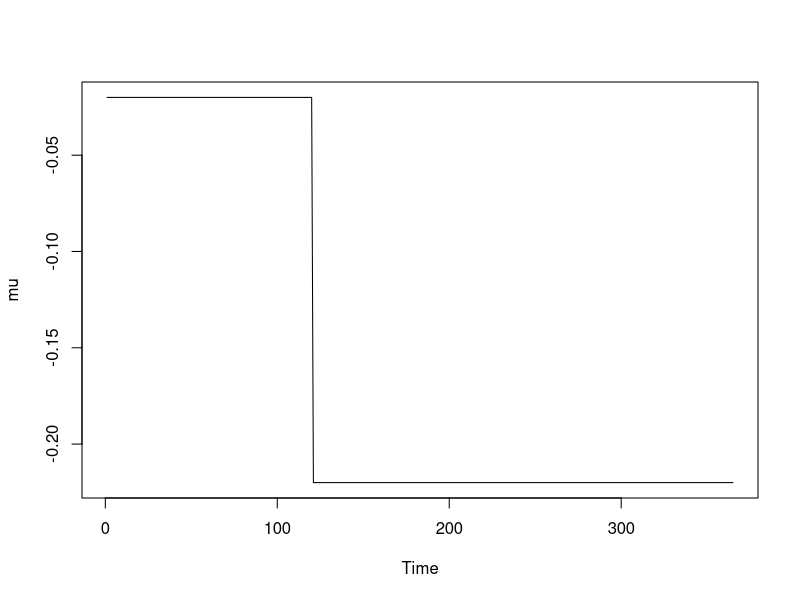
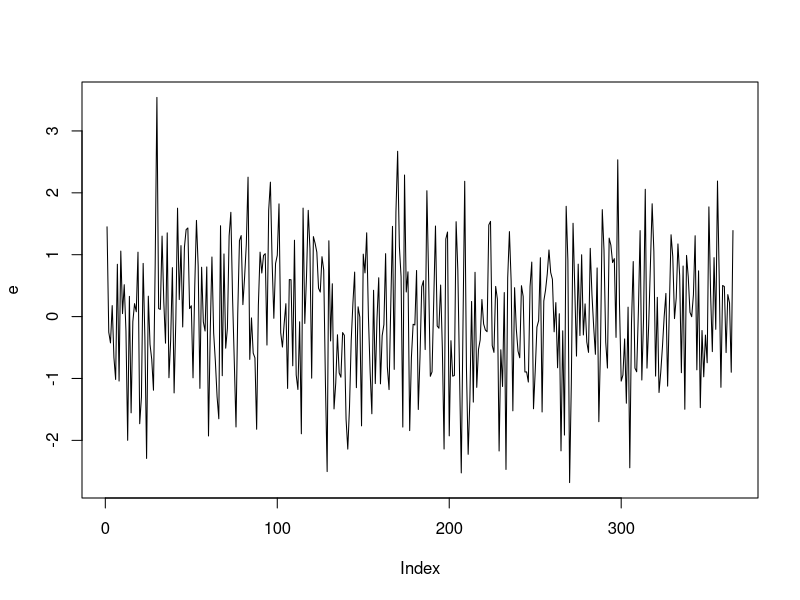

Reproduce these figures in R, in order. (Note: this script raises an error after producing the figures.)
## ---- chunk 1
#Generating OU process-method 1
rm(list=ls())
require(deSolve)
set.seed(533)


#Simulate an O-U Process
ornstein_uhlenbeck <- function(n,theta,sigma,x0,lens,mu,e){
  dt <- 1
  x<-vector(length=lens)
  for (i in 1:n) {
    if (i==1){x[i]=x0}
    else{
      x[i]  <-  x[i-1] + theta*(mu[i-1]-x[i-1])*dt + sigma*e[i-1]}
  }
  
  return(x)
}
tims=365
times = 1:tims
  
  mu = vector(length=tims) 
  for (t in 1:tims) {
    if (t <= 120){
      mu[t]=-0.02      }                    #No lock-down policy
    else {mu[t]=-0.2-0.02 }                 #Lock-down policy
  }
  mu = ts(mu)
  plot(mu,type='l')
  e = rnorm(n = length(times) , sd = 1)
  plot(e,type='l')
  x = ornstein_uhlenbeck(tims, theta=0.05, sigma=sqrt(0.004), x0=0, tims,mu,e)
  plot(x,type='p',ylab=TeX(r"(OU process $X_{t}$)"),xlab="Time",col="darkred",main=TeX(r"(Generated OU process: $\theta=0.05$, $sigma=sqrt(0.004)$, $x_{0}=0$)"))
  lines(x,col="darkblue")
beta<- exp(x)
plot(beta,type='p',ylab=TeX(r"(Transmission rate $\beta$)"),xlab="time",col="darkred",main="COVIDOU model generated transmission rate")
lines(beta,col="darkblue")
  
## ---- chunk 2
#OU generation method 1-web check 1
#simulate 10 paths on interval [0,1] with 100 ts points
rm(list=ls())
require(deSolve)
# set.seed(541)
tims=1
times<-seq(0.01,1,1/100) 

e <- rnorm(n = 100 ,mean=0, sd = sqrt(1/100))
plot(e,type='l')

ornstein_uhlenbeck <- function(T,n,theta,sigma,x0,lens,mu,e){
  dt <- T/n
  x<-vector(length=lens)
  for (i in 1:n) {
    if (i==1){x[i]=x0}
    else{
      x[i]  <-  x[i-1] + theta*(mu-x[i-1])*dt + sigma*e[i-1]}
  }
  
  return(x)
}

ou<-replicate(n=10, ornstein_uhlenbeck(T=1,n=100,theta=1,sigma=0.5, x0=2, lens=100,mu=10,rnorm(n = 100 , sd = sqrt(1/100))))
tim<-replicate(n=10,times)
ous = ncol(ou)

for (i in 1:ous) {
  if (i == 1){
    plot(ou[,1], col=rainbow(1)[1], type = "l",
         ylim = c(min(ou), max(ou)),
         xlab = 'Time points', ylab = expression(X(t)),main="Ornstein Uhlenbeck process Monte Carlo tirals")
  }
  else{
    lines(ou[,i], col=rainbow(9)[i-1])
  }
}

## ---- chunk 3
#OU generation method 1-web check 2
#simulate 50 paths on interval [0,5] with 100 ts points
rm(list=ls())
require(deSolve)
# set.seed(541)
tims=5
times<-seq(0.05,5,5/100) 

e <- rnorm(n = 100 ,mean=0, sd = sqrt(5/100))
plot(e,type='l')

ornstein_uhlenbeck <- function(T,n,theta,sigma,x0,lens,mu,e){
  dt <- T/n
  x<-vector(length=lens)
  for (i in 1:n) {
    if (i==1){x[i]=x0}
    else{
      x[i]  <-  x[i-1] + theta*(mu-x[i-1])*dt + sigma*e[i-1]}
  }
  
  return(x)
}

ou<-replicate(n=50, ornstein_uhlenbeck(T=5,n=100,theta=1,sigma=0.5, x0=2, lens=100,mu=10,rnorm(n = 100 , sd = sqrt(5/100))))
tim<-replicate(n=50,times)
ous = ncol(ou)

for (i in 1:ous) {
  if (i == 1){
    plot(ou[,1], col=rainbow(1)[1], type = "l",
         ylim = c(min(ou), max(ou)),
         xlab = 'Time points', ylab = expression(X(t)),main="Ornstein Uhlenbeck process Monte Carlo tirals")
  }
  else{
    lines(ou[,i], col = rainbow(49)[i-1])
  }
}
# for (i in 1:ous) {
#   if (i == 1){
#     plot(ou[,1], col="darkseagreen", type = "l",
#          ylim = c(min(ou), max(ou)),
#          xlab = 'Time points', ylab = expression(X(t)),main="Ornstein Uhlenbeck process Monte Carlo tirals")
#   }
#   else{
#     lines(ou[,i], col="darkseagreen")
#   }
# }
## ---- chunk 4
#OU generation method 1-web check 3-long term behaviour
#simulate 100 paths on interval [0,1] with 100 ts points
rm(list=ls())
require(deSolve)
# set.seed(541)
tims=1
times<-seq(0.01,1,1/100) 

e <- rnorm(n = 100 ,mean=0, sd = sqrt(1/100))
plot(e,type='l')

ornstein_uhlenbeck <- function(T,n,theta,sigma,x0,lens,mu,e){
  dt <- T/n
  x<-vector(length=lens)
  for (i in 1:n) {
    if (i==1){x[i]=x0}
    else{
      x[i]  <-  x[i-1] + theta*(mu-x[i-1])*dt + sigma*e[i-1]}
  }
  
  return(x)
}

ou<-replicate(n=100, ornstein_uhlenbeck(T=1,n=100,theta=1,sigma=2, x0=1, lens=100,mu=10,rnorm(n = 100 , sd = sqrt(1/100))))
tim<-replicate(n=10,times)
ous = ncol(ou)
ou_mean=apply(ou,1,mean)
for (i in 1:ous) {
  if (i == 1){
    plot(ou[,1], col=rainbow(1)[1], type = "l",
         ylim = c(min(ou), max(ou)),
         xlab = 'Time points', ylab = expression(X(t)),main="Ornstein Uhlenbeck process Monte Carlo tirals")
  }
  else{
    lines(ou[,i], col=rainbow(99)[i-1])
  }
  lines(ou_mean,col="black",type="l")
  # lines(ou_mean,col="black",lty="dotdash")
}

#OU generation method 1-web check 3.continue-long term behaviour
#simulate 100 paths on interval [0,15] with 100 ts points
tims=15
times<-seq(0.15,15,15/100) 

e <- rnorm(n = 100 ,mean=0, sd = sqrt(15/100))
plot(e,type='l')

ornstein_uhlenbeck <- function(T,n,theta,sigma,x0,lens,mu,e){
  dt <- T/n
  x<-vector(length=lens)
  for (i in 1:n) {
    if (i==1){x[i]=x0}
    else{
      x[i]  <-  x[i-1] + theta*(mu-x[i-1])*dt + sigma*e[i-1]}
  }
  
  return(x)
}

ou<-replicate(n=100, ornstein_uhlenbeck(T=15,n=100,theta=1,sigma=2, x0=1, lens=100,mu=10,rnorm(n = 100 , sd = sqrt(15/100))))
ous = ncol(ou)
ou_mean=apply(ou,1,mean)
for (i in 1:ous) {
  if (i == 1){
    plot(ou[,1], col=rainbow(1)[1], type = "l",
         ylim = c(min(ou), max(ou)),
         xlab = 'Time points', ylab = expression(X(t)),main="Ornstein Uhlenbeck process Monte Carlo tirals")
  }
  else{
    lines(ou[,i], col=rainbow(99)[i-1])
  }
  lines(ou_mean,col="black",type="l")
  # lines(ou_mean,col="black",lty="dotdash")
}
## ---- chunk 5
#OU generation method 1-web check 4-Parameter theta impact on the speed of convergence
#exp1: fast converging 
#simulate 100 paths on interval [0,1] with 100 ts points: theta=5
rm(list=ls())
require(deSolve)
# set.seed(541)
tims=1
times<-seq(0.01,1,1/100) 

e <- rnorm(n = 100 ,mean=0, sd = sqrt(1/100))
plot(e,type='l')

ornstein_uhlenbeck <- function(T,n,theta,sigma,x0,lens,mu,e){
  dt <- T/n
  x<-vector(length=lens)
  for (i in 1:n) {
    if (i==1){x[i]=x0}
    else{
      x[i]  <-  x[i-1] + theta*(mu-x[i-1])*dt + sigma*e[i-1]}
  }
  
  return(x)
}

ou<-replicate(n=100, ornstein_uhlenbeck(T=1,n=100,theta=5,sigma=2, x0=1, lens=100,mu=10,rnorm(n = 100 , sd = sqrt(1/100))))
ous = ncol(ou)
ou_mean=apply(ou,1,mean)
for (i in 1:ous) {
  if (i == 1){
    plot(ou[,1], col=rainbow(1)[1], type = "l",
         ylim = c(min(ou), max(ou)),
         xlab = 'Time points', ylab = expression(X(t)),main=TeX(r"(Fast converging OU process with $\theta=5, T=1)"))
  }
  else{
    lines(ou[,i], col=rainbow(99)[i-1])
  }
  lines(ou_mean,col="black",type="l")
  # lines(ou_mean,col="black",lty="dotdash")
}

#exp2: slow converging 
#simulate 100 paths on interval [0,1] with 100 ts points: theta=0.1

tims=50
times<-seq(0.5,50,50/100) 

ornstein_uhlenbeck <- function(T,n,theta,sigma,x0,lens,mu,e){
  dt <- T/n
  x<-vector(length=lens)
  for (i in 1:n) {
    if (i==1){x[i]=x0}
    else{
      x[i]  <-  x[i-1] + theta*(mu-x[i-1])*dt + sigma*e[i-1]}
  }
  
  return(x)
}

ou<-replicate(n=100, ornstein_uhlenbeck(T=50,n=100,theta=0.1,sigma=2, x0=1, lens=100,mu=10,rnorm(n = 100 , sd = sqrt(50/100))))
ous = ncol(ou)
ou_mean=apply(ou,1,mean)
for (i in 1:ous) {
  if (i == 1){
    plot(ou[,1], col=rainbow(1)[1], type = "l",
         ylim = c(min(ou), max(ou)),
         xlab = 'Time points', ylab = expression(X(t)),main=TeX(r"(Slow converging OU process with $\theta=0.1, T=50)"))
  }
  else{
    lines(ou[,i], col=rainbow(99)[i-1])
  }
  lines(ou_mean,col="black",type="l")
  # lines(ou_mean,col="black",lty="dotdash")
}

## ---- chunk 6
#OU generation method 1-web check 5-Parameter sigma impact on the simulation volatility
#exp1: smaller variability
#simulate 100 paths on interval [0,1] with 100 ts points: sigma=0.5
rm(list=ls())
require(deSolve)
# set.seed(541)
tims=1
times<-seq(0.01,1,1/100) 

e <- rnorm(n = 100 ,mean=0, sd = sqrt(1/100))
plot(e,type='l')

ornstein_uhlenbeck <- function(T,n,theta,sigma,x0,lens,mu,e){
  dt <- T/n
  x<-vector(length=lens)
  for (i in 1:n) {
    if (i==1){x[i]=x0}
    else{
      x[i]  <-  x[i-1] + theta*(mu-x[i-1])*dt + sigma*e[i-1]}
  }
  
  return(x)
}

ou<-replicate(n=100, ornstein_uhlenbeck(T=1,n=100,theta=1,sigma=0.5, x0=1, lens=100,mu=10,rnorm(n = 100 , sd = sqrt(1/100))))
ous = ncol(ou)
ou_mean=apply(ou,1,mean)
for (i in 1:ous) {
  if (i == 1){
    plot(ou[,1], col=rainbow(1)[1], type = "l",
         ylim = c(min(ou), max(ou)),
         xlab = 'Time points', ylab = expression(X(t)),main=TeX(r"(Smaller volatility OU process with $\sigma=0.5)"))
  }
  else{
    lines(ou[,i], col=rainbow(99)[i-1])
  }
  lines(ou_mean,col="black",type="l")
  # lines(ou_mean,col="black",lty="dotdash")
}

#exp2: larger variability
#simulate 100 paths on interval [0,1] with 100 ts points: sigma=5
# set.seed(541)
tims=1

ornstein_uhlenbeck <- function(T,n,theta,sigma,x0,lens,mu,e){
  dt <- T/n
  x<-vector(length=lens)
  for (i in 1:n) {
    if (i==1){x[i]=x0}
    else{
      x[i]  <-  x[i-1] + theta*(mu-x[i-1])*dt + sigma*e[i-1]}
  }
  
  return(x)
}

ou<-replicate(n=100, ornstein_uhlenbeck(T=1,n=100,theta=1,sigma=5, x0=1, lens=100,mu=10,rnorm(n = 100 , sd = sqrt(1/100))))
ous = ncol(ou)
ou_mean=apply(ou,1,mean)
for (i in 1:ous) {
  if (i == 1){
    plot(ou[,1], col=rainbow(1)[1], type = "l",
         ylim = c(min(ou), max(ou)),
         xlab = 'Time points', ylab = expression(X(t)),main=TeX(r"(Larger volatility OU process with $\sigma=5)"))
  }
  else{
    lines(ou[,i], col=rainbow(99)[i-1])
  }
  lines(ou_mean,col="black",type="l")
  # lines(ou_mean,col="black",lty="dotdash")
}

## ---- chunk 7
#OU generation method 1-web further visualisation 
rm(list=ls())
require(deSolve)
# set.seed(541)
tims=20
times<-seq(0.1,20,20/200) 

e <- rnorm(n = 200 ,mean=0, sd = sqrt(20/200))
plot(e,type='l')

ornstein_uhlenbeck <- function(T,n,theta,sigma,x0,lens,mu,e){
  dt <- T/n
  x<-vector(length=lens)
  for (i in 1:n) {
    if (i==1){x[i]=x0}
    else{
      x[i]  <-  x[i-1] + theta*(mu-x[i-1])*dt + sigma*e[i-1]}
  }
  
  return(x)
}

ou<-replicate(n=200, ornstein_uhlenbeck(T=20,n=200,theta=0.5,sigma=2, x0=1, lens=200,mu=-10,rnorm(n = 200 , sd = sqrt(20/200))))
ous = ncol(ou)
ou_mean=apply(ou,1,mean)
for (i in 1:ous) {
  if (i == 1){
    plot(ou[,1], col=rainbow(1)[1], type = "l",
         ylim = c(min(ou), max(ou)),
         xlab = 'Time points', ylab = expression(X(t)),main=TeX(r"(Negative mean reversion OU process with $\mu=-10)"))
  }
  else{
    lines(ou[,i], col=rainbow(199)[i-1])
  }
  lines(ou_mean,col="black",type="l")
  # lines(ou_mean,col="black",lty="dotdash")
}
## ---- chunk 8
#Generating OU process-method 2: use sde solution to construct OU process

rm(list=ls())
set.seed(533)
ornstein_uhlenbeck2<- function(T,x0,theta,mu,sigma,dt){
  
  x<-vector(length=T)
  for (i in 1:T){
    if (i==1){x[i]=x0*exp(-theta*dt*i)+mu[dt*i]*(1-exp(-theta*dt*i))+
    sigma*sqrt((1-exp(-2*theta*dt*i))/(2*theta))*rnorm(1,0,1)}
    else{
  x[i] = x[i-1]*exp(-theta*dt)+mu[dt*i]*(1-exp(-theta*dt))+
    sigma*sqrt((1-exp(-2*theta*dt))/(2*theta))*rnorm(1,0,1)
    }
  }
  return(x)
}

tims=365
times = 1:tims
  
  mu = vector(length=tims) 
  for (t in 1:tims) {
    if (t <= 120){
      mu[t]=-0.02      }                    #No lock-down policy
    else {mu[t]=-0.2-0.02 }                 #Lock-down policy
  }
mu = ts(mu)
plot(mu,type='l')
# ornstein_uhlenbeck2(x0=0,theta=0.05,mu,sigma=sqrt(0.004),dt=1)

x = ornstein_uhlenbeck2(T=tims,x0=0,theta=0.05,mu,sigma=sqrt(0.004),dt=1)

plot(x,type='p',ylab=TeX(r"(OU process $X_{t}$)"),xlab="Time",col="darkred",main=TeX(r"(Generated OU process: $\theta=0.05$, $sigma=sqrt(0.004)$, $x_{0}=0$)"))
  lines(x,col="darkblue")
beta<- exp(x)
plot(beta,type='p',ylab=TeX(r"(Transmission rate $\beta$)"),xlab="time",col="darkred",main="COVIDOU model generated transmission rate")
lines(beta,col="darkblue")

## ---- chunk 9
#OU generation method 2-general case web check 1
#simulate 10 paths on interval [0,1] with 100 ts points
rm(list=ls())
require(deSolve)
# set.seed(541)
tims=1
times<-seq(0.01,1,1/100) 

#Now mu is fixed and T represents the time series points number n, in this case n=100
ornstein_uhlenbeck2<- function(T,x0,theta,mu,sigma,dt){
  
  x<-vector(length=T)
  for (i in 1:T){
    if (i==1){x[i]=x0*exp(-theta*dt*i)+mu*(1-exp(-theta*dt*i))+
    sigma*sqrt((1-exp(-2*theta*dt*i))/(2*theta))*rnorm(1,0,1)}
    else{
  x[i] = x[i-1]*exp(-theta*dt)+mu*(1-exp(-theta*dt))+
    sigma*sqrt((1-exp(-2*theta*dt))/(2*theta))*rnorm(1,0,1)
    }
  }
  return(x)
}


ou<-replicate(n=10, ornstein_uhlenbeck2(T=100,x0=2,theta=1,mu=10,sigma=0.5,dt=0.01))
ous = ncol(ou)

for (i in 1:ous) {
  if (i == 1){
    plot(ou[,1], col=rainbow(1)[1], type = "l",
         ylim = c(min(ou), max(ou)),
         xlab = 'Time points', ylab = expression(X(t)),main="Ornstein Uhlenbeck process Monte Carlo tirals")
  }
  else{
    lines(ou[,i], col=rainbow(9)[i-1])
  }
}
## ---- chunk 10
#OU generation method 2-general case web check 2
#simulate 50 paths on interval [0,5] with 100 ts points
rm(list=ls())
require(deSolve)
# set.seed(541)
tims=5
times<-seq(0.05,5,5/100) 

#Now mu is fixed and T represents the time series points number n, in this case n=100
ornstein_uhlenbeck2<- function(T,x0,theta,mu,sigma,dt){
  
  x<-vector(length=T)
  for (i in 1:T){
    if (i==1){x[i]=x0*exp(-theta*dt*i)+mu*(1-exp(-theta*dt*i))+
    sigma*sqrt((1-exp(-2*theta*dt*i))/(2*theta))*rnorm(1,0,1)}
    else{
  x[i] = x[i-1]*exp(-theta*dt)+mu*(1-exp(-theta*dt))+
    sigma*sqrt((1-exp(-2*theta*dt))/(2*theta))*rnorm(1,0,1)
    }
  }
  return(x)
}


ou<-replicate(n=50, ornstein_uhlenbeck2(T=100,x0=2,theta=1,mu=10,sigma=0.5,dt=0.05))
ous = ncol(ou)

for (i in 1:ous) {
  if (i == 1){
    plot(ou[,1], col=rainbow(1)[1], type = "l",
         ylim = c(min(ou), max(ou)),
         xlab = 'Time points', ylab = expression(X(t)),main="Ornstein Uhlenbeck process Monte Carlo tirals")
  }
  else{
    lines(ou[,i], col=rainbow(49)[i-1])
  }
}
## ---- chunk 11
#OU generation method 2-web check 3: long term behaviour
#simulate 100 paths on interval [0,1] with 100 ts points
rm(list=ls())
require(deSolve)
# set.seed(541)
tims=1
times<-seq(0.01,1,1/100) 
#Now mu is fixed and T represents the time series points number n, in this case n=100
ornstein_uhlenbeck2<- function(T,x0,theta,mu,sigma,dt){
  
  x<-vector(length=T)
  for (i in 1:T){
    if (i==1){x[i]=x0*exp(-theta*dt*i)+mu*(1-exp(-theta*dt*i))+
    sigma*sqrt((1-exp(-2*theta*dt*i))/(2*theta))*rnorm(1,0,1)}
    else{
  x[i] = x[i-1]*exp(-theta*dt)+mu*(1-exp(-theta*dt))+
    sigma*sqrt((1-exp(-2*theta*dt))/(2*theta))*rnorm(1,0,1)
    }
  }
  return(x)
}


ou<-replicate(n=100, ornstein_uhlenbeck2(T=100,x0=2,theta=1,mu=10,sigma=2,dt=0.01))
ous = ncol(ou)
ou_mean=apply(ou,1,mean)
for (i in 1:ous) {
  if (i == 1){
    plot(ou[,1], col=rainbow(1)[1], type = "l",
         ylim = c(min(ou), max(ou)),
         xlab = 'Time points', ylab = expression(X(t)),main="Ornstein Uhlenbeck process Monte Carlo tirals")
  }
  else{
    lines(ou[,i], col=rainbow(99)[i-1])
  }
  lines(ou_mean,col="black",type="l")
  # lines(ou_mean,col="black",lty="dotdash")
}
#OU generation method 1-web check 3.continue-long term behaviour
#simulate 100 paths on interval [0,15] with 100 ts points
tims=15
times<-seq(0.15,15,15/100) 
ornstein_uhlenbeck2<- function(T,x0,theta,mu,sigma,dt){
  
  x<-vector(length=T)
  for (i in 1:T){
    if (i==1){x[i]=x0*exp(-theta*dt*i)+mu*(1-exp(-theta*dt*i))+
    sigma*sqrt((1-exp(-2*theta*dt*i))/(2*theta))*rnorm(1,0,1)}
    else{
  x[i] = x[i-1]*exp(-theta*dt)+mu*(1-exp(-theta*dt))+
    sigma*sqrt((1-exp(-2*theta*dt))/(2*theta))*rnorm(1,0,1)
    }
  }
  return(x)
}


ou<-replicate(n=100, ornstein_uhlenbeck2(T=100,x0=2,theta=1,mu=10,sigma=2,dt=0.15))
ous = ncol(ou)
ou_mean=apply(ou,1,mean)
for (i in 1:ous) {
  if (i == 1){
    plot(ou[,1], col=rainbow(1)[1], type = "l",
         ylim = c(min(ou), max(ou)),
         xlab = 'Time points', ylab = expression(X(t)),main="Ornstein Uhlenbeck process Monte Carlo tirals")
  }
  else{
    lines(ou[,i], col=rainbow(99)[i-1])
  }
  lines(ou_mean,col="black",type="l")
  # lines(ou_mean,col="black",lty="dotdash")
}

## ---- chunk 12
#OU generation method 1-web further visualisation 
rm(list=ls())
require(deSolve)
# set.seed(541)
tims=20
times<-seq(0.1,20,20/200) 
#Now mu is fixed and T represents the time series points number n, in this case n=100
ornstein_uhlenbeck2<- function(T,x0,theta,mu,sigma,dt){
  
  x<-vector(length=T)
  for (i in 1:T){
    if (i==1){x[i]=x0*exp(-theta*dt*i)+mu*(1-exp(-theta*dt*i))+
    sigma*sqrt((1-exp(-2*theta*dt*i))/(2*theta))*rnorm(1,0,1)}
    else{
  x[i] = x[i-1]*exp(-theta*dt)+mu*(1-exp(-theta*dt))+
    sigma*sqrt((1-exp(-2*theta*dt))/(2*theta))*rnorm(1,0,1)
    }
  }
  return(x)
}


ou<-replicate(n=200, ornstein_uhlenbeck2(T=200,x0=1,theta=0.5,mu=-10,sigma=2,dt=0.1))
ous = ncol(ou)
ou_mean=apply(ou,1,mean)
for (i in 1:ous) {
  if (i == 1){
    plot(ou[,1], col=rainbow(1)[1], type = "l",
         ylim = c(min(ou), max(ou)),
         xlab = 'Time points', ylab = expression(X(t)),main=TeX(r"(Negative mean reversion OU process with $\mu=-10)"))
  }
  else{
    lines(ou[,i], col=rainbow(199)[i-1])
  }
  lines(ou_mean,col="black",type="l")
  # lines(ou_mean,col="black",lty="dotdash")
}
## ---- chunk 13
#Covid OU full model data generation-method 1-lognormal distribution
rm(list=ls())
require(deSolve)
set.seed(533) #533 536

N=52196381

#Simulate an O-U Process
ornstein_uhlenbeck <- function(n,theta,sigma,x0,lens,mu,e){
  dt <- 1
  x<-vector(length=lens)
  for (i in 1:n) {
    if (i==1){x[i]=x0}
    else{
      x[i]  <-  x[i-1] + theta*(mu[i-1]-x[i-1])*dt + sigma*e[i-1]}
  }
  
  return(x)
}
tims=365
times = 1:tims
  
  mu = vector(length=tims) 
  for (t in 1:tims) {
    if (t <= 120){
      mu[t]=-0.02      }                    #No lock-down policy
    else {mu[t]=-0.2-0.02 }                 #Lock-down policy
  }
  mu = ts(mu)
  plot(mu,type='l')
  e = rnorm(n = length(times) , sd = 1)
  plot(e,type='l')
  x = ornstein_uhlenbeck(tims, theta=0.05, sigma=sqrt(0.004), x0=0, tims,mu,e)
  plot(x,type='p',ylab=TeX(r"(OU process $X_{t}$)"),xlab="Time",col="darkred",main=TeX(r"(Generated OU process: $\theta=0.05$, $sigma=sqrt(0.004)$, $x_{0}=0$)"))
  lines(x,col="darkblue")
  abline(v=121, col="red")
axis(1, at=121,labels=121, col.axis="red", las=2)
# write.csv(x,"covidoudg_x1.csv")
beta<- exp(x)
plot(beta,type='p',ylab=TeX(r"(Transmission rate $\beta$)"),xlab="time",col="darkred",main="COVIDOU model generated transmission rate")
lines(beta,col="darkblue")
abline(v=121, col="red")
axis(1, at=121,labels=121, col.axis="red", las=2)
tt1 <-expression('lockdown policy start')
text(80,0.6,tt1,col="red")
# write.csv(beta,"covidoudg_beta1.csv")
#Main ODE Model
  Covid_OU <- function(time, current_state, params){
    
    with(as.list(c(current_state, params)),{
      
      N <- S+E+I+R
      dt <- 1
      dS <- -exp(x[t])*S*(E+0.1*I)/N
      dE <- exp(x[t])*S*(E+0.1*I)/N - E*(1/k+1/gamma)
      dI <- E/k-I*(1/gamma+0.0087)
      dR <- (I+E)/gamma+0.0087*I
      
      return(list(c( dt, dS, dE, dI, dR)))
    })
  }
params <- c(k=5, gamma=9,x=x)   #Trial: k=5 & gamma=5; k=7 & gamma=5

# initial_state<- c(t=1, S=S, E=E, I=I, R=R)
initial_state <- c(t=1,S=N-1, E=1, I=0, R=0)
model4 <- ode(initial_state, times, Covid_OU, params)

summary(model4)


matplot(model4, type="l", lty=1, main="Generated COVID_OU Model Trajectories",ylab="Counts", xlab="Time")
legend <- colnames(model4)[3:6]
legend("right", legend=legend, col=3:6, lty = 1)
Z1 <-model4[,4]/5

tau1 <- 0.1
Y1 <-vector(length = 365)
for (i in 1:365){
  #Y1[i]<- rlnorm(1,log(Z1[i,]/5),tau1)
  Y1[i]<- rlnorm(1,log(Z1[i]/5),tau1)
}

plot(Y1,type='p',ylab="Daily incidence Y",xlab="time",col="darkred",main="Covid_OU model generated observation with Lognormal distribution")
lines(Y1,col="darkblue")  
# write.csv(Y1,"covidoudg_y1.csv")
# write.csv(model4,"covidoudg_model1.csv")
## ---- chunk 14
#Covid OU full model data generation-method 1-Poisson distribution
rm(list=ls())
require(deSolve)
set.seed(533) #533 536

N=52196381

#Simulate an O-U Process
ornstein_uhlenbeck <- function(n,theta,sigma,x0,lens,mu,e){
  dt <- 1
  x<-vector(length=lens)
  for (i in 1:n) {
    if (i==1){x[i]=x0}
    else{
      x[i]  <-  x[i-1] + theta*(mu[i-1]-x[i-1])*dt + sigma*e[i-1]}
  }
  
  return(x)
}
tims=365
times = 1:tims
  
  mu = vector(length=tims) 
  for (t in 1:tims) {
    if (t <= 120){
      mu[t]=-0.02      }                    #No lock-down policy
    else {mu[t]=-0.2-0.02 }                 #Lock-down policy
  }
  mu = ts(mu)
  plot(mu,type='l')
  e = rnorm(n = length(times) , sd = 1)
  plot(e,type='l')
  x = ornstein_uhlenbeck(tims, theta=0.05, sigma=sqrt(0.004), x0=0, tims,mu,e)
  plot(x,type='p',ylab=TeX(r"(OU process $X_{t}$)"),xlab="Time",col="darkred",main=TeX(r"(Generated OU process: $\theta=0.05$, $sigma=sqrt(0.004)$, $x_{0}=0$)"))
  lines(x,col="darkblue")
  abline(v=121, col="red")
axis(1, at=121,labels=121, col.axis="red", las=2)
# write.csv(x,"covidoudg_x3.csv")
beta<- exp(x)
plot(beta,type='p',ylab=TeX(r"(Transmission rate $\beta$)"),xlab="time",col="darkred",main="COVIDOU model generated transmission rate")
lines(beta,col="darkblue")
abline(v=121, col="red")
axis(1, at=121,labels=121, col.axis="red", las=2)
tt1 <-expression('lockdown policy start')
text(80,0.6,tt1,col="red")
# write.csv(beta,"covidoudg_beta3.csv")
#Main ODE Model
  Covid_OU <- function(time, current_state, params){
    
    with(as.list(c(current_state, params)),{
      
      N <- S+E+I+R
      dt <- 1
      dS <- -exp(x[t])*S*(E+0.1*I)/N
      dE <- exp(x[t])*S*(E+0.1*I)/N - E*(1/k+1/gamma)
      dI <- E/k-I*(1/gamma+0.0087)
      dR <- (I+E)/gamma+0.0087*I
      
      return(list(c( dt, dS, dE, dI, dR)))
    })
  }
params <- c(k=5, gamma=9,x=x)   #Trial: k=5 & gamma=5; k=7 & gamma=5

# initial_state<- c(t=1, S=S, E=E, I=I, R=R)
initial_state <- c(t=1,S=N-1, E=1, I=0, R=0)
model4 <- ode(initial_state, times, Covid_OU, params)

summary(model4)


matplot(model4, type="l", lty=1, main="Generated COVID_OU Model Trajectories",ylab="Counts", xlab="Time")
legend <- colnames(model4)[3:6]
legend("right", legend=legend, col=3:6, lty = 1)
Z1 <-model4[,4]/5


Y1 <-vector(length = 365)
for (i in 1:365){
 Y1[i]<- rpois(1,Z1[i]/5)
}

plot(Y1,type='p',ylab="Daily incidence Y",xlab="time",col="darkred",main="Covid_OU model generated observation with Poisson distribution")
lines(Y1,col="darkblue")  
# write.csv(Y1,"covidoudg_y3.csv")
# write.csv(model4,"covidoudg_model3.csv")
## ---- chunk 15
#Covid OU full model data generation-method 2-lognormal distribution
rm(list=ls())
require(deSolve)
set.seed(533) #533 536

N=52196381

#Simulate an O-U Process
ornstein_uhlenbeck2<- function(T,x0,theta,mu,sigma,dt){
  
  x<-vector(length=T)
  for (i in 1:T){
    if (i==1){x[i]=x0*exp(-theta*dt*i)+mu[dt*i]*(1-exp(-theta*dt*i))+
    sigma*sqrt((1-exp(-2*theta*dt*i))/(2*theta))*rnorm(1,0,1)}
    else{
  x[i] = x[i-1]*exp(-theta*dt)+mu[dt*i]*(1-exp(-theta*dt))+
    sigma*sqrt((1-exp(-2*theta*dt))/(2*theta))*rnorm(1,0,1)
    }
  }
  return(x)
}
tims=365
times = 1:tims
  
  mu = vector(length=tims) 
  for (t in 1:tims) {
    if (t <= 120){
      mu[t]=-0.02      }                    #No lock-down policy
    else {mu[t]=-0.2-0.02 }                 #Lock-down policy
  }
  mu = ts(mu)
  plot(mu,type='l')

  x = ornstein_uhlenbeck2(T=tims,x0=0,theta=0.05,mu,sigma=sqrt(0.004),dt=1)
  # plot(x,type='p',ylab=TeX(r"(OU process $X_{t}$)"),xlab="Time",col="darkred",main=TeX(r"(Generated OU process: $\theta=0.05$, $sigma=sqrt(0.004)$, $x_{0}=0$)"))
    plot(x,type='p',ylab="OU process x_t",xlab="Time",col="darkred",main="Generated OU process")
  lines(x,col="darkblue")
write.csv(x,"covidoudg_x2.csv")
beta<- exp(x)
plot(beta,type='p',ylab="Transmission rate beta",xlab="time",col="darkred",main="COVIDOU model generated transmission rate")
lines(beta,col="darkblue")
abline(v=121, col="red")
axis(1, at=121,labels=121, col.axis="red", las=2)
tt1 <-expression('lockdown policy start')
text(80,0.6,tt1,col="red")
write.csv(beta,"covidoudg_beta2.csv")
#Main ODE Model
  Covid_OU <- function(time, current_state, params){
    
    with(as.list(c(current_state, params)),{
      
      N <- S+E+I+R
      dt <- 1
      dS <- -exp(x[t])*S*(E+0.1*I)/N
      dE <- exp(x[t])*S*(E+0.1*I)/N - E*(1/k+1/gamma)
      dI <- E/k-I*(1/gamma+0.0087)
      dR <- (I+E)/gamma+0.0087*I
      
      return(list(c( dt, dS, dE, dI, dR)))
    })
  }
params <- c(k=5, gamma=9,x=x)   #Trial: k=5 & gamma=5; k=7 & gamma=5

# initial_state<- c(t=1, S=S, E=E, I=I, R=R)
initial_state <- c(t=1,S=N-1, E=1, I=0, R=0)
model4 <- ode(initial_state, times, Covid_OU, params)

summary(model4)


matplot(model4, type="l", lty=1, main="Generated COVID_OU Model Trajectories",ylab="Counts", xlab="Time")
legend <- colnames(model4)[3:6]
legend("right", legend=legend, col=3:6, lty = 1)
Z1 <-model4[,4]/5

tau1 <- 0.1
Y1 <-vector(length = 365)
for (i in 1:365){
  #Y1[i]<- rlnorm(1,log(Z1[i,]/5),tau1)
  Y1[i]<- rlnorm(1,log(Z1[i]/5),tau1)
}

plot(Y1,type='p',ylab="Daily incidence Y",xlab="time",col="darkred",main="Covid_OU model generated observation with Lognormal distribution")
lines(Y1,col="darkblue")  
write.csv(Y1,"covidoudg_y2.csv")
write.csv(model4,"covidoudg_model2.csv")
## ---- chunk 16
#Covid OU full model data generation-method 2-Poisson distribution
rm(list=ls())
require(deSolve)
set.seed(533) #533 536

N=52196381

#Simulate an O-U Process
ornstein_uhlenbeck2<- function(T,x0,theta,mu,sigma,dt){
  
  x<-vector(length=T)
  for (i in 1:T){
    if (i==1){x[i]=x0*exp(-theta*dt*i)+mu[dt*i]*(1-exp(-theta*dt*i))+
    sigma*sqrt((1-exp(-2*theta*dt*i))/(2*theta))*rnorm(1,0,1)}
    else{
  x[i] = x[i-1]*exp(-theta*dt)+mu[dt*i]*(1-exp(-theta*dt))+
    sigma*sqrt((1-exp(-2*theta*dt))/(2*theta))*rnorm(1,0,1)
    }
  }
  return(x)
}
tims=365
times = 1:tims
  
  mu = vector(length=tims) 
  for (t in 1:tims) {
    if (t <= 120){
      mu[t]=-0.02      }                    #No lock-down policy
    else {mu[t]=-0.2-0.02 }                 #Lock-down policy
  }
  mu = ts(mu)
  plot(mu,type='l')
  e = rnorm(n = length(times) , sd = 1)
  plot(e,type='l')
  x = ornstein_uhlenbeck2(T=tims,x0=0,theta=0.05,mu,sigma=sqrt(0.004),dt=1)
  plot(x,type='p',ylab=TeX(r"(OU process $X_{t}$)"),xlab="Time",col="darkred",main=TeX(r"(Generated OU process: $\theta=0.05$, $sigma=sqrt(0.004)$, $x_{0}=0$)"))
  lines(x,col="darkblue")
write.csv(x,"covidoudg_x4.csv")
beta<- exp(x)
plot(beta,type='p',ylab=TeX(r"(Transmission rate $\beta$)"),xlab="time",col="darkred",main="COVIDOU model generated transmission rate")
lines(beta,col="darkblue")
abline(v=121, col="red")
axis(1, at=121,labels=121, col.axis="red", las=2)
tt1 <-expression('lockdown policy start')
text(80,0.6,tt1,col="red")
write.csv(beta,"covidoudg_beta4.csv")
#Main ODE Model
  Covid_OU <- function(time, current_state, params){
    
    with(as.list(c(current_state, params)),{
      
      N <- S+E+I+R
      dt <- 1
      dS <- -exp(x[t])*S*(E+0.1*I)/N
      dE <- exp(x[t])*S*(E+0.1*I)/N - E*(1/k+1/gamma)
      dI <- E/k-I*(1/gamma+0.0087)
      dR <- (I+E)/gamma+0.0087*I
      
      return(list(c( dt, dS, dE, dI, dR)))
    })
  }
params <- c(k=5, gamma=9,x=x)   #Trial: k=5 & gamma=5; k=7 & gamma=5

# initial_state<- c(t=1, S=S, E=E, I=I, R=R)
initial_state <- c(t=1,S=N-1, E=1, I=0, R=0)
model4 <- ode(initial_state, times, Covid_OU, params)

summary(model4)


matplot(model4, type="l", lty=1, main="Generated COVID_OU Model Trajectories",ylab="Counts", xlab="Time")
legend <- colnames(model4)[3:6]
legend("right", legend=legend, col=3:6, lty = 1)
Z1 <-model4[,4]/5

Y1 <-vector(length = 365)
for (i in 1:365){
  #Y1[i]<- rlnorm(1,log(Z1[i,]/5),tau1)
  Y1[i]<- rpois(1,Z1[i]/5)
}

plot(Y1,type='p',ylab="Daily incidence Y",xlab="time",col="darkred",main="Covid_OU model generated observation with Lognormal distribution")
lines(Y1,col="darkblue")  
write.csv(Y1,"covidoudg_y4.csv")
write.csv(model4,"covidoudg_model4.csv")
## ---- chunk 17
#Covid OU full model data generation-method 1-Binomial
rm(list=ls())
require(deSolve)
set.seed(533) #533 536

N=52196381

#Simulate an O-U Process
ornstein_uhlenbeck <- function(n,theta,sigma,x0,lens,mu,e){
  dt <- 1
  x<-vector(length=lens)
  for (i in 1:n) {
    if (i==1){x[i]=x0}
    else{
      x[i]  <-  x[i-1] + theta*(mu[i-1]-x[i-1])*dt + sigma*e[i-1]}
  }
  
  return(x)
}
tims=365
times = 1:tims
  
  mu = vector(length=tims) 
  for (t in 1:tims) {
    if (t <= 120){
      mu[t]=-0.02      }                    #No lock-down policy
    else {mu[t]=-0.2-0.02 }                 #Lock-down policy
  }
  mu = ts(mu)
  plot(mu,type='l')
  e = rnorm(n = length(times) , sd = 1)
  plot(e,type='l')
  x = ornstein_uhlenbeck(tims, theta=0.05, sigma=sqrt(0.004), x0=0, tims,mu,e)
  plot(x,type='p',ylab=TeX(r"(OU process $X_{t}$)"),xlab="Time",col="darkred",main=TeX(r"(Generated OU process: $\theta=0.05$, $sigma=sqrt(0.004)$, $x_{0}=0$)"))
  lines(x,col="darkblue")
  abline(v=121, col="red")
axis(1, at=121,labels=121, col.axis="red", las=2)
# write.csv(x,"covidoudg_x1.csv")
beta<- exp(x)
plot(beta,type='p',ylab=TeX(r"(Transmission rate $\beta$)"),xlab="time",col="darkred",main="COVIDOU model generated transmission rate")
lines(beta,col="darkblue")
abline(v=121, col="red")
axis(1, at=121,labels=121, col.axis="red", las=2)
tt1 <-expression('lockdown policy start')
text(80,0.6,tt1,col="red")
# write.csv(beta,"covidoudg_beta1.csv")
#Main ODE Model
  Covid_OU <- function(time, current_state, params){
    
    with(as.list(c(current_state, params)),{
      
      N <- S+E+I+R
      dt <- 1
      dS <- -exp(x[t])*S*(E+0.1*I)/N
      dE <- exp(x[t])*S*(E+0.1*I)/N - E*(1/k+1/gamma)
      dI <- E/k-I*(1/gamma+0.0087)
      dR <- (I+E)/gamma+0.0087*I
      
      return(list(c( dt, dS, dE, dI, dR)))
    })
  }
params <- c(k=5, gamma=9,x=x)   #Trial: k=5 & gamma=5; k=7 & gamma=5

# initial_state<- c(t=1, S=S, E=E, I=I, R=R)
initial_state <- c(t=1,S=N-1, E=1, I=0, R=0)
model4 <- ode(initial_state, times, Covid_OU, params)

summary(model4)


matplot(model4, type="l", lty=1, main="Generated COVID_OU Model Trajectories",ylab="Counts", xlab="Time")
legend <- colnames(model4)[3:6]
legend("right", legend=legend, col=3:6, lty = 1)
Z1 <-floor(model4[,4]/5)

Y1 <-vector(length = 365)
for (i in 1:365){
  Y1[i]<- rbinom(1,Z1[i],1/5)
}

plot(Y1,type='p',ylab="Daily incidence Y",xlab="time",col="darkred",main="Covid_OU model generated observation with Lognormal distribution")
lines(Y1,col="darkblue")  
# write.csv(Y1,"covidoudg_y1.csv")
# write.csv(model4,"covidoudg_model1.csv")
## ---- chunk 18
#Covid OU full model data generation-method 1-NegBinomial
rm(list=ls())
require(deSolve)
set.seed(533) #533 536

N=52196381

#Simulate an O-U Process
ornstein_uhlenbeck <- function(n,theta,sigma,x0,lens,mu,e){
  dt <- 1
  x<-vector(length=lens)
  for (i in 1:n) {
    if (i==1){x[i]=x0}
    else{
      x[i]  <-  x[i-1] + theta*(mu[i-1]-x[i-1])*dt + sigma*e[i-1]}
  }
  
  return(x)
}
tims=365
times = 1:tims
  
  mu = vector(length=tims) 
  for (t in 1:tims) {
    if (t <= 120){
      mu[t]=-0.02      }                    #No lock-down policy
    else {mu[t]=-0.2-0.02 }                 #Lock-down policy
  }
  mu = ts(mu)
  plot(mu,type='l')
  e = rnorm(n = length(times) , sd = 1)
  plot(e,type='l')
  x = ornstein_uhlenbeck(tims, theta=0.05, sigma=sqrt(0.004), x0=0, tims,mu,e)
  plot(x,type='p',ylab=TeX(r"(OU process $X_{t}$)"),xlab="Time",col="darkred",main=TeX(r"(Generated OU process: $\theta=0.05$, $sigma=sqrt(0.004)$, $x_{0}=0$)"))
  lines(x,col="darkblue")
  abline(v=121, col="red")
axis(1, at=121,labels=121, col.axis="red", las=2)
# write.csv(x,"covidoudg_x1.csv")
beta<- exp(x)
plot(beta,type='p',ylab=TeX(r"(Transmission rate $\beta$)"),xlab="time",col="darkred",main="COVIDOU model generated transmission rate")
lines(beta,col="darkblue")
abline(v=121, col="red")
axis(1, at=121,labels=121, col.axis="red", las=2)
tt1 <-expression('lockdown policy start')
text(80,0.6,tt1,col="red")
# write.csv(beta,"covidoudg_beta1.csv")
#Main ODE Model
  Covid_OU <- function(time, current_state, params){
    
    with(as.list(c(current_state, params)),{
      
      N <- S+E+I+R
      dt <- 1
      dS <- -exp(x[t])*S*(E+0.1*I)/N
      dE <- exp(x[t])*S*(E+0.1*I)/N - E*(1/k+1/gamma)
      dI <- E/k-I*(1/gamma+0.0087)
      dR <- (I+E)/gamma+0.0087*I
      
      return(list(c( dt, dS, dE, dI, dR)))
    })
  }
params <- c(k=5, gamma=9,x=x)   #Trial: k=5 & gamma=5; k=7 & gamma=5

# initial_state<- c(t=1, S=S, E=E, I=I, R=R)
initial_state <- c(t=1,S=N-1, E=1, I=0, R=0)
model4 <- ode(initial_state, times, Covid_OU, params)

summary(model4)


matplot(model4, type="l", lty=1, main="Generated COVID_OU Model Trajectories",ylab="Counts", xlab="Time")
legend <- colnames(model4)[3:6]
legend("right", legend=legend, col=3:6, lty = 1)
Z1 <-floor(model4[,4]/5)

Y1 <-vector(length = 365)
for (i in 1:365){
  Y1[i]<- rnbinom(n=1,size=Z1[i],prob=1/5)
}

plot(Y1,type='p',ylab="Daily incidence Y",xlab="time",col="darkred",main="Covid_OU model generated observation with Lognormal distribution")
lines(Y1,col="darkblue")  
# write.csv(Y1,"covidoudg_y1.csv")
# write.csv(model4,"covidoudg_model1.csv")
